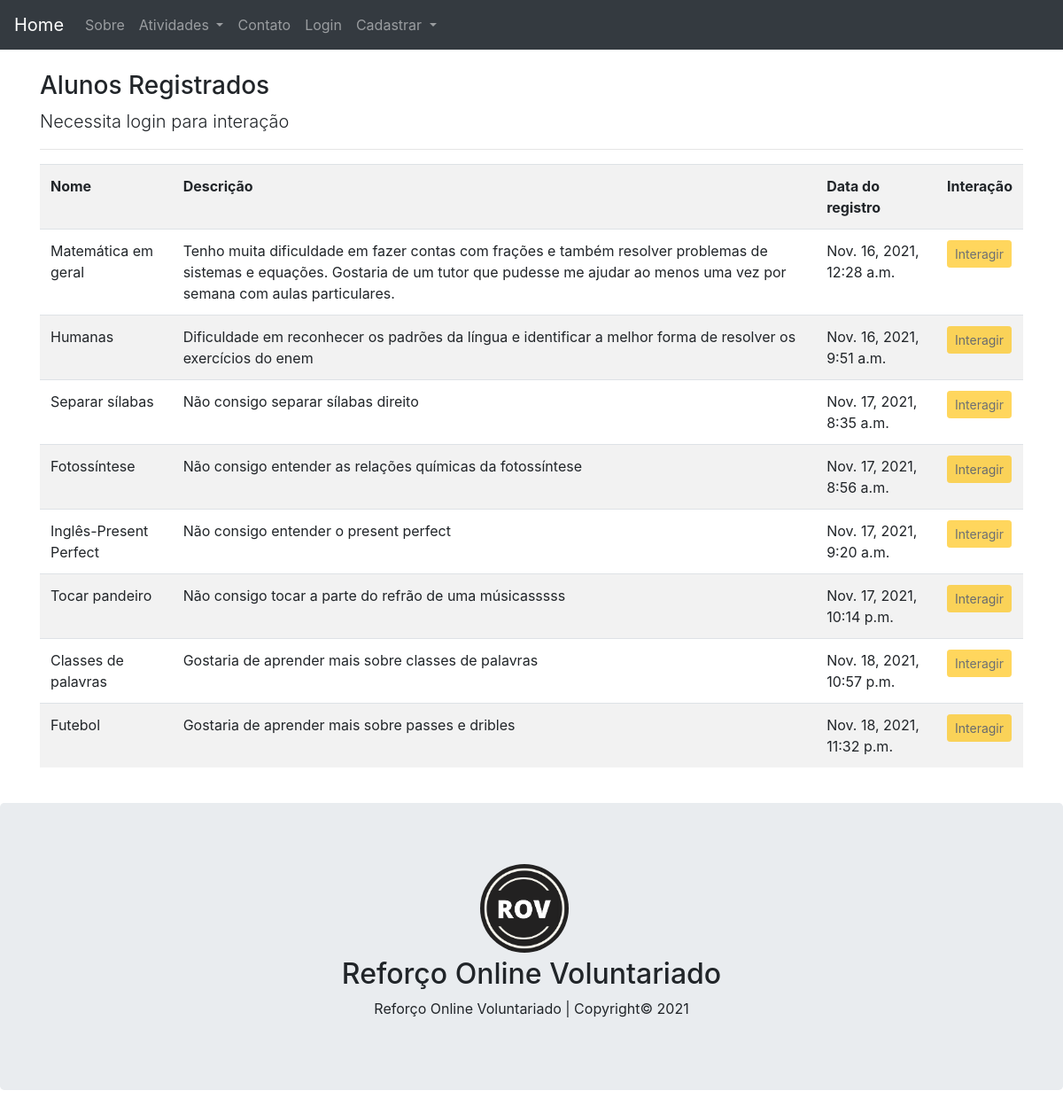
The app's page /todos/alunos with its own data.
### registration/models.py (models this page shows, shortened)
class Dificuldade(models.Model):
    nome = models.CharField(max_length=30, help_text='Digite um nome curto para sua dificuldade', verbose_name='Nome da dificuldade')
    area = models.CharField(max_length=20, choices=areas, help_text='Selecione uma área do conhecimento', verbose_name='Disciplina')
    assunto = models.CharField(max_length=200, help_text='Assunto(s) dentro da área do conhecimento. Ex: Equação do Segundo Grau, Equação do Primeiro Grau e Frações')
    descricao = models.TextField(max_length=250, help_text='Escreva livremente com detalhes quais suas dificuldades e como o voluntário pode te ajudar')
    data = models.DateTimeField(auto_now_add=True, blank=True)
    usuario = models.ForeignKey(User, on_delete=models.CASCADE)

### registration/views.py (the view)
# urls.py: path('todos/alunos', TodaDificuldadeList.as_view(), name='todos-alunos'),
class TodaDificuldadeList(ListView):
    model = Dificuldade
    template_name = 'pages/todos-alunos.html'
    def get_queryset(self):
        self.object_list = Dificuldade.objects.all()
        return self.object_list

### pages/templates/pages/todos-alunos.html (shortened to what this page needs)
{% extends 'pages/base.html' %}
{% block content %}
<h3>Alunos Registrados</h3>
<p class="lead">Necessita login para interação</p>
<hr>
<div class="table-responsive">
    <table class="table table-striped">
        <tr>
            <th>Nome</th>
            <th>Descrição</th>
            <th>Data do registro</th>
            <th>Interação</th>
        </tr>
        {% for aluno in object_list %}
        <tr>
            <td>{{ aluno.nome }}</td>
            <td>{{ aluno.descricao }}</td>
            <td>{{ aluno.data }}</td>
            <td>
            {% if not user.is_authenticated %}
                <a href="#" class="btn btn-warning btn-sm disabled" title="Editar">Interagir</a>
            {% else %}
                <a href="{% url 'mensagens-aluno' aluno.usuario.pk %}" class="btn btn-warning btn-sm" title="Editar">Interagir</a>
            {% endif %}
            </td>
        </tr>
        {% empty %}
        <tr>
            <td colspan="3">Nenhum aluno registrado</td>
        </tr>
        {% endfor %}
    </table>
</div>
{% endblock %}

### pages/templates/pages/base.html (shortened to what this page needs)
{% load static %}
<!DOCTYPE html>
<html lang="pt-br">
<head>
    <link rel="stylesheet" href="https://maxcdn.bootstrapcdn.com/bootstrap/4.0.0/css/bootstrap.min.css">
    <link rel="stylesheet" href="{% static 'css/style.css' %}">
</head>
<body>
    <nav class="navbar navbar-expand-md bg-dark navbar-dark justify-content-center">
        <a class="navbar-brand" href="{% url 'home' %}">Home</a>
        <div class="collapse navbar-collapse" id="collapsibleNavbar">
          <ul class="navbar-nav">
            <li class="nav-item">
              <a class="nav-link" href="{% url 'about' %}">Sobre</a>
            </li>
            <li class="nav-item dropdown">
              <a class="nav-link dropdown-toggle" href="#" id="navbardrop" data-toggle="dropdown">
                Atividades
              </a>
            </li>
            <li class="nav-item">
              <a class="nav-link" href="{% url 'contact' %}">Contato</a>
            </li>
            {% if user.is_authenticated %}
            <li class="nav-item dropdown">
              <a class="nav-link dropdown-toggle" href="#" id="navbardrop" data-toggle="dropdown">
                {{ user }}
              </a>
              <div class="dropdown-menu" style="background-color: #343A40;">
                {% if user.groups.all.0.name == "Interessado" %}
                <a class="nav-link" href="{% url 'atualizar-aluno' %}">Meus Dados</a>
                <a class="nav-link" href="{% url 'listar-alunos' %}">Minhas Atividades</a>
                <a class="nav-link" href="{% url 'sair' %}">Sair</a>
                {% else %}
                <a class="nav-link" href="{% url 'atualizar-voluntario' %}">Meus Dados</a>
                <a class="nav-link" href="{% url 'listar-voluntarios' %}">Minhas Atividades</a>
                <a class="nav-link" href="{% url 'sair' %}">Sair</a>
                {% endif %}
              </div>
            </li>
          </ul>
          {% else %}
          <li>
          <a class="nav-link" href="{% url 'entrar' %}">Login</a>
          </li>
          <li class="nav-item dropdown">
            <a class="nav-link dropdown-toggle" href="#" id="navbardrop" data-toggle="dropdown">
              Cadastrar
            </a>
          </li>
          {% endif %}
        </div>
      </nav>
      <div class="container mt-4">
      {% block content %}
      {% endblock %}
      </div>
        <div class="jumbotron footer text-center mt-4">
          <a class="navbar-brand" href="{% url 'home' %}">
            <img src="{% static 'img/logo.png' %}" class="rounded-circle" alt="Logo" style="width:100px;">
          </a>
            <h2>Reforço Online Voluntariado</h2>
          <p>Reforço Online Voluntariado | Copyright© 2021</p>
        </div>
</body>
</html>

### static/css/style.css (style rules this page uses)
div.container p { text-align: justify; text-justify: inter-word; }

### records on screen
Dificuldade: nome "Matemática em geral", descricao "Tenho muita dificuldade em fazer contas com frações e também resolver problemas de sistemas e equações. Gostaria de um tutor que pudesse me ajudar ao menos uma vez por semana com aulas particulares.", data "Nov. 16, 2021, 12:28 a.m."
Dificuldade: nome "Humanas", descricao "Dificuldade em reconhecer os padrões da língua e identificar a melhor forma de resolver os exercícios do enem", data "Nov. 16, 2021, 9:51 a.m."
Dificuldade: nome "Separar sílabas", descricao "Não consigo separar sílabas direito", data "Nov. 17, 2021, 8:35 a.m."
Dificuldade: nome "Fotossíntese", descricao "Não consigo entender as relações químicas da fotossíntese", data "Nov. 17, 2021, 8:56 a.m."
Dificuldade: nome "Inglês-Present Perfect", descricao "Não consigo entender o present perfect", data "Nov. 17, 2021, 9:20 a.m."
Dificuldade: nome "Tocar pandeiro", descricao "Não consigo tocar a parte do refrão de uma músicasssss", data "Nov. 17, 2021, 10:14 p.m."
Dificuldade: nome "Classes de palavras", descricao "Gostaria de aprender mais sobre classes de palavras", data "Nov. 18, 2021, 10:57 p.m."
Dificuldade: nome "Futebol", descricao "Gostaria de aprender mais sobre passes e dribles", data "Nov. 18, 2021, 11:32 p.m."
